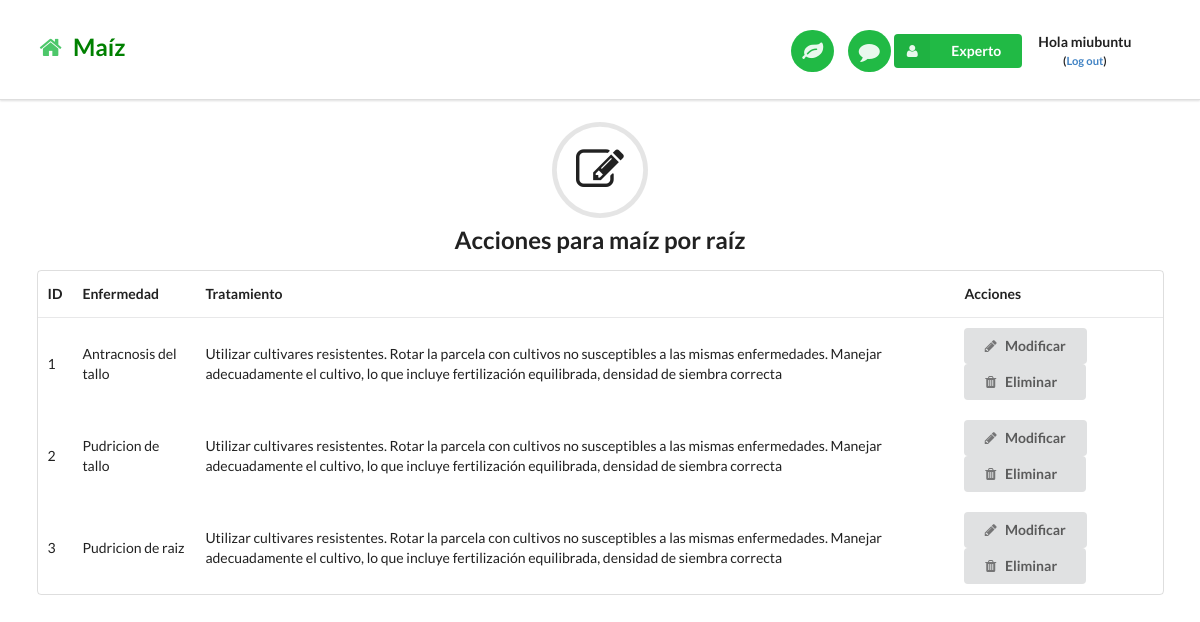
Screenshot of /accionesmara/ (signed in) with the database file from the repository.
### core/models.py (models this page shows, shortened)
class Enfermedadmara(models.Model):
    name = models.CharField(max_length=50)
    description = models.TextField()
    images = models.IntegerField()
    planta = models.CharField(max_length=50)
    sintomaAA = models.CharField(max_length=50)
    sintomaBB = models.CharField(max_length=50)
    sintomaCC = models.CharField(max_length=50)
    sintomaDD = models.CharField(max_length=50)
    sintomaEE = models.CharField(max_length=50)

### core/views.py (the view)
# urls.py: url(r'^accionesmara/$', views.accionesmaraPage, name='accionesmaraPage'),
@login_required
def accionesmaraPage(request):
    enfermedadmaramaiz = Enfermedadmara.objects.all()
    return render(request, 'accionesmara.html', {'enfermedadmaramaiz':enfermedadmaramaiz})

### templates/accionesmara.html
{% extends "base.html" %}
{% load staticfiles %}
{% block content %}
<h2 class="ui center aligned icon header">
  <i class="circular edit icon"></i>
  Acciones para maíz por raíz
</h2>
<div class="ui container">
<table class="ui basic table">
  <thead>
    <tr>
      <th>ID</th>
      <th>Enfermedad</th>
      <th>Tratamiento</th>
      <th>Acciones</th>
    </tr>
  </thead>
  {% for enfermedadmaramaiz in enfermedadmaramaiz %}
  <tbody>
    <tr>
      <td>{{ enfermedadmaramaiz.id }}</td>
      <td>{{ enfermedadmaramaiz.name }}</td>
      <td>{{ enfermedadmaramaiz.description }}</td>
      <td> <a href= "{% url 'enfermedadmaramaiz_editar' enfermedadmaramaiz.id %}"><button class="ui button"><i class="pencil icon"></i>Modificar</button></a>
       <a href= "{% url 'enfermedadmaramaiz_eliminar' enfermedadmaramaiz.id %}"><button class="ui button"><i class="trash icon"></i>Eliminar&nbsp;&nbsp;&nbsp;</button></a> </td>
    </tr>
  </tbody>
  {% endfor %}
</table>
</div>
<br>
{% endblock %}

### templates/base.html (shortened to what this page needs)
{% load staticfiles %}
<!DOCTYPE html>
<html lang="en">
<head>
  <link rel="stylesheet" href="{% static "css/semantic.min.css" %}"/>
  <link rel="stylesheet" href="{% static "css/common.css" %}"/>
</head>
<body>
  {% block nav-bar %}
    <div class="ui top fixed menu borderless main nav-bar">
      <div class="ui container">
        <br> <h2><a href="/"><i class="green home icon link"></i>  <span style="color:green"> Maíz</span></a></h2>
        <div class="right item">
          <a id="preference-link" href="/preferences"><button class="circular ui icon green button nav-button"> <i class="large leaf icon link"></i> </button></a>
          <a href="/about"><button class="circular ui icon green button nav-button"> <i class="large comment icon link"></i> </button></a>
{% if user.is_authenticated %}
<div class="ui floating labeled icon dropdown green button">
          <i class="user icon"></i>
          <span class="text">Experto</span>
        </div>
{% if user.is_authenticated %}
    <div class="item">
        <p class="top-menu" style="text-align:center;"> <b> Hola {{ user.username }} <br> <small>(<a href="{% url 'logout' %}">Log out</a>)</small> </b> </p>
    </div>
{% endif %}
{% endif %}
        </div>
      </div>
    </div>
<br>
  {% endblock %}
  {% block content %}
  {% endblock %}
</body>
</html>

### static/css/common.css (style rules this page uses)
body { padding-top: 74px; }
.nav-bar { padding-top: 7px; padding-bottom: 4px; }
.nav-button { margin-left: 10px !important; }

### rows the page displays
Enfermedadmara: id "1", name "Antracnosis del tallo", description "Utilizar cultivares resistentes. Rotar la parcela con cultivos no susceptibles a las mismas enfermedades. Manejar adecuadamente el cultivo, lo que incluye fertilización equilibrada, densidad de siembra correcta"
Enfermedadmara: id "2", name "Pudricion de tallo", description "Utilizar cultivares resistentes. Rotar la parcela con cultivos no susceptibles a las mismas enfermedades. Manejar adecuadamente el cultivo, lo que incluye fertilización equilibrada, densidad de siembra correcta"
Enfermedadmara: id "3", name "Pudricion de raiz", description "Utilizar cultivares resistentes. Rotar la parcela con cultivos no susceptibles a las mismas enfermedades. Manejar adecuadamente el cultivo, lo que incluye fertilización equilibrada, densidad de siembra correcta"

### other values shown
{{ user.username }} "miubuntu"
